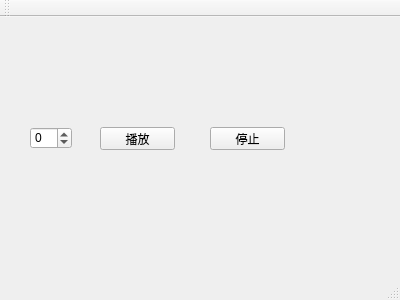
<?xml version="1.0" encoding="UTF-8"?>
<ui version="4.0">
 <class>MainWindow</class>
 <widget class="QMainWindow" name="MainWindow">
  <property name="geometry">
   <rect>
    <x>0</x>
    <y>0</y>
    <width>400</width>
    <height>300</height>
   </rect>
  </property>
  <property name="windowTitle">
   <string>MainWindow</string>
  </property>
  <widget class="QWidget" name="centralWidget">
   <widget class="QPushButton" name="pushButton">
    <property name="geometry">
     <rect>
      <x>100</x>
      <y>110</y>
      <width>75</width>
      <height>23</height>
     </rect>
    </property>
    <property name="text">
     <string>播放</string>
    </property>
   </widget>
   <widget class="QPushButton" name="pushButton_2">
    <property name="geometry">
     <rect>
      <x>210</x>
      <y>110</y>
      <width>75</width>
      <height>23</height>
     </rect>
    </property>
    <property name="text">
     <string>停止</string>
    </property>
   </widget>
   <widget class="QSpinBox" name="spinBox">
    <property name="geometry">
     <rect>
      <x>30</x>
      <y>110</y>
      <width>42</width>
      <height>22</height>
     </rect>
    </property>
    <property name="minimum">
     <number>-1</number>
    </property>
   </widget>
  </widget>
  <widget class="QMenuBar" name="menuBar">
   <property name="geometry">
    <rect>
     <x>0</x>
     <y>0</y>
     <width>400</width>
     <height>23</height>
    </rect>
   </property>
  </widget>
  <widget class="QToolBar" name="mainToolBar">
   <attribute name="toolBarArea">
    <enum>TopToolBarArea</enum>
   </attribute>
   <attribute name="toolBarBreak">
    <bool>false</bool>
   </attribute>
  </widget>
  <widget class="QStatusBar" name="statusBar"/>
 </widget>
 <layoutdefault spacing="6" margin="11"/>
 <resources/>
 <connections/>
</ui>
